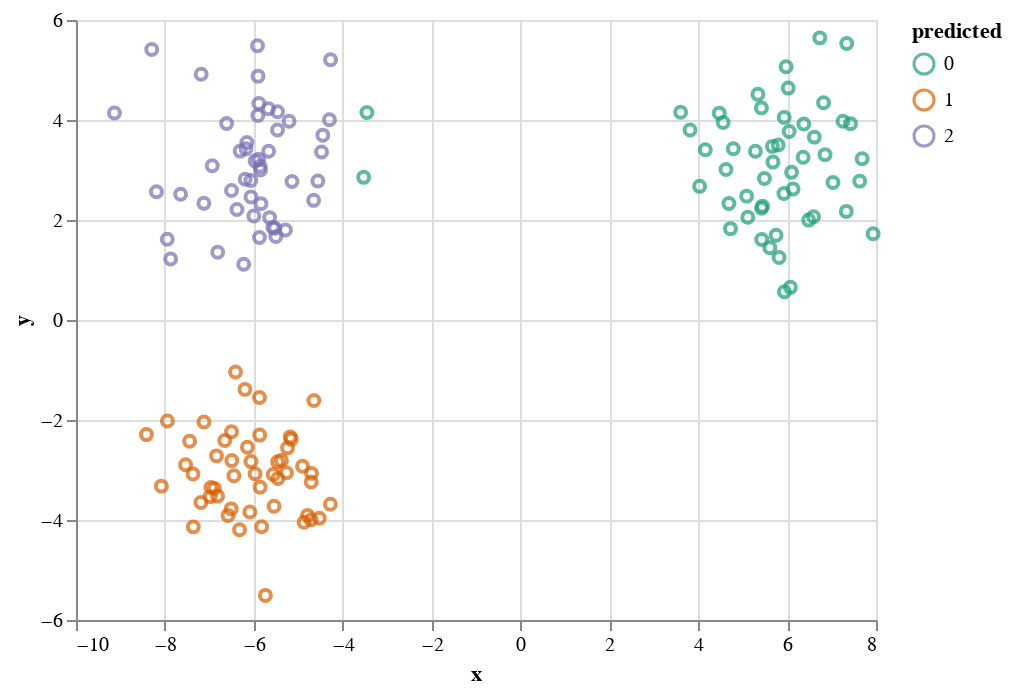

The notebook cell this image was saved under:
### Markdown cell above
We see that the cuts look a lot like what has been predicted in the colormaps. We guess that Tangles cannot really divide that data due to the 
central triplets (part of the top left) not admitting clean cuts at all, since they are
biased to come up very often in the lenses. To alleviate this bias, we might want to create a kNN graph first (this is a bit dubious though, what purpose did Tangles have then?).

An alternative idea would be to just consider points close that have lens distance < k. This is quickly implemented.

### Code cell
dists = LensMetric().pairwise(data.xs)
cuts = dists < 30
tangles = OrdinalTangles(20)
ys_tangles = tangles.fit_predict(cuts)
print(f"Tangles NMI: {normalized_mutual_info_score(ys_tangles, data.ys)} ({np.unique(ys_tangles).size})")
p.assignments(data.xs, ys_tangles)

### Figure 1 — Vega-Lite specification as saved in the notebook (floating-point values rounded to 4 significant figures; data arrays with more than 128 entries replaced by an {"elided": "..."} marker saying what was removed)
{"config": {"view": {"continuousWidth": 400, "continuousHeight": 300}}, "data": {"name": "data-d48094864e34c13349850eec61282533"}, "mark": "point", "encoding": {"color": {"type": "nominal", "field": "predicted", "scale": {"scheme": "dark2"}}, "x": {"type": "quantitative", "field": "x"}, "y": {"type": "quantitative", "field": "y"}}, "$schema": "https://vega.github.io/schema/vega-lite/v4.8.1.json", "datasets": {"data-d48094864e34c13349850eec61282533": {"elided": "150 records"}}}
